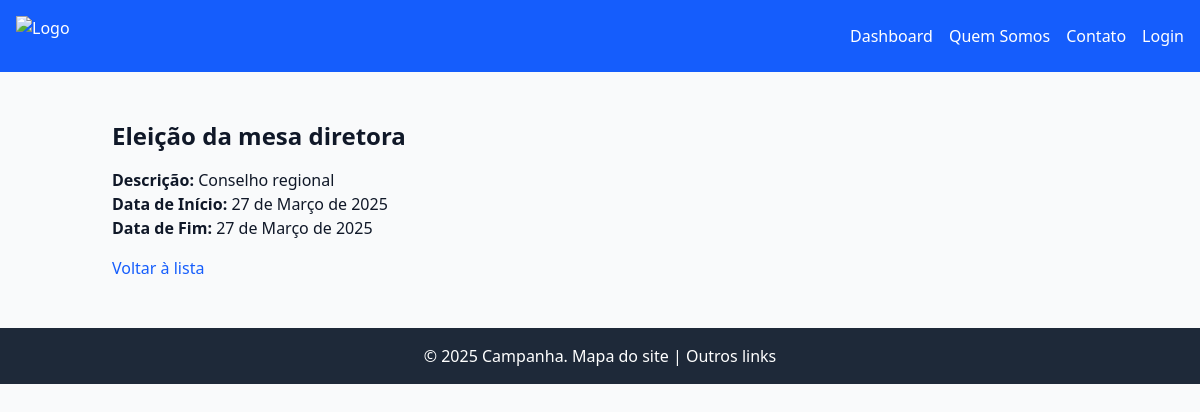
The app's page /campanhas/1/ with its own data.
### campanha/models.py (models this page shows, shortened)
class Campanha(models.Model):
    nome = models.CharField(max_length=255)
    descricao = models.TextField()
    data_inicio = models.DateField()
    data_fim = models.DateField()

### campanha/views.py (the view)
# urls.py: path('campanhas/<int:pk>/', views.detail_campanha, name='campanha_detail'),
def detail_campanha(request, pk):
    campanha = get_object_or_404(Campanha, pk=pk)
    return render(request, 'campanha/campanha_detail.html', {'campanha': campanha})

### campanha/templates/campanha/campanha_detail.html (shortened to what this page needs)
{% extends 'base.html' %}
{% block content %}
<div class="container mx-auto p-6">
    <h1 class="text-2xl font-bold mb-4">{{ campanha.nome }}</h1>
    <p><strong>Descrição:</strong> {{ campanha.descricao }}</p>
    <p><strong>Data de Início:</strong> {{ campanha.data_inicio }}</p>
    <p><strong>Data de Fim:</strong> {{ campanha.data_fim }}</p>
    <a href="{% url 'campanha:campanha_list' %}" class="mt-4 inline-block text-blue-600 hover:underline">Voltar à lista</a>
</div>
{% endblock %}

### records on screen
Campanha: nome "Eleição da mesa diretora", descricao "Conselho regional", data_inicio "27 de Março de 2025", data_fim "27 de Março de 2025"
